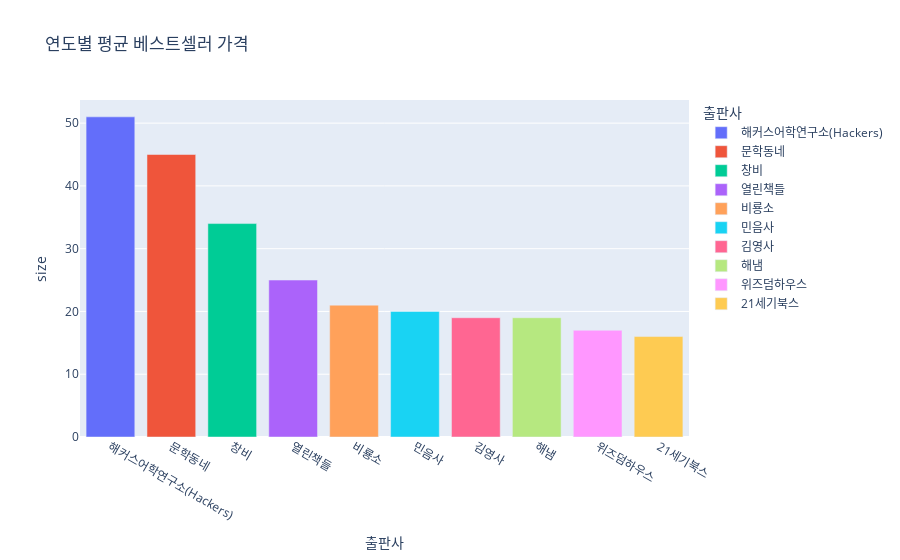

The notebook cell saved with this chart:
### Code cell
# df_query = df.query("장르 != '어린이'")
# df_query = df_query.query("장르 != '유아'")
# grouped_df= df.groupby(by=["연도"], as_index=False).mean()

# fig = px.line(grouped_df, x="연도", y="가격", title='연도별 평균 베스트셀러 가격')
# fig.show()

grouped_df= df.groupby(by=["출판사"], as_index=False,).size().reset_index().sort_values('size', ascending=False).head(10)

fig = px.bar(grouped_df, x="출판사", y="size", color="출판사", title='연도별 평균 베스트셀러 가격')
fig.show()

### Figure 1 — Plotly figure (JSON) as saved in the notebook; plotly's stock layout.template omitted (floating-point values rounded to 4 significant figures)
{"data": [{"alignmentgroup": "True", "hovertemplate": "출판사=%{x}<br>size=%{y}<extra></extra>", "legendgroup": "해커스어학연구소(Hackers)", "marker": {"color": "#636efa", "pattern": {"shape": ""}}, "name": "해커스어학연구소(Hackers)", "offsetgroup": "해커스어학연구소(Hackers)", "orientation": "v", "showlegend": true, "textposition": "auto", "type": "bar", "x": ["해커스어학연구소(Hackers)"], "xaxis": "x", "y": [51], "yaxis": "y"}, {"alignmentgroup": "True", "hovertemplate": "출판사=%{x}<br>size=%{y}<extra></extra>", "legendgroup": "문학동네", "marker": {"color": "#EF553B", "pattern": {"shape": ""}}, "name": "문학동네", "offsetgroup": "문학동네", "orientation": "v", "showlegend": true, "textposition": "auto", "type": "bar", "x": ["문학동네"], "xaxis": "x", "y": [45], "yaxis": "y"}, {"alignmentgroup": "True", "hovertemplate": "출판사=%{x}<br>size=%{y}<extra></extra>", "legendgroup": "창비", "marker": {"color": "#00cc96", "pattern": {"shape": ""}}, "name": "창비", "offsetgroup": "창비", "orientation": "v", "showlegend": true, "textposition": "auto", "type": "bar", "x": ["창비"], "xaxis": "x", "y": [34], "yaxis": "y"}, {"alignmentgroup": "True", "hovertemplate": "출판사=%{x}<br>size=%{y}<extra></extra>", "legendgroup": "열린책들", "marker": {"color": "#ab63fa", "pattern": {"shape": ""}}, "name": "열린책들", "offsetgroup": "열린책들", "orientation": "v", "showlegend": true, "textposition": "auto", "type": "bar", "x": ["열린책들"], "xaxis": "x", "y": [25], "yaxis": "y"}, {"alignmentgroup": "True", "hovertemplate": "출판사=%{x}<br>size=%{y}<extra></extra>", "legendgroup": "비룡소", "marker": {"color": "#FFA15A", "pattern": {"shape": ""}}, "name": "비룡소", "offsetgroup": "비룡소", "orientation": "v", "showlegend": true, "textposition": "auto", "type": "bar", "x": ["비룡소"], "xaxis": "x", "y": [21], "yaxis": "y"}, {"alignmentgroup": "True", "hovertemplate": "출판사=%{x}<br>size=%{y}<extra></extra>", "legendgroup": "민음사", "marker": {"color": "#19d3f3", "pattern": {"shape": ""}}, "name": "민음사", "offsetgroup": "민음사", "orientation": "v", "showlegend": true, "textposition": "auto", "type": "bar", "x": ["민음사"], "xaxis": "x", "y": [20], "yaxis": "y"}, {"alignmentgroup": "True", "hovertemplate": "출판사=%{x}<br>size=%{y}<extra></extra>", "legendgroup": "김영사", "marker": {"color": "#FF6692", "pattern": {"shape": ""}}, "name": "김영사", "offsetgroup": "김영사", "orientation": "v", "showlegend": true, "textposition": "auto", "type": "bar", "x": ["김영사"], "xaxis": "x", "y": [19], "yaxis": "y"}, {"alignmentgroup": "True", "hovertemplate": "출판사=%{x}<br>size=%{y}<extra></extra>", "legendgroup": "해냄", "marker": {"color": "#B6E880", "pattern": {"shape": ""}}, "name": "해냄", "offsetgroup": "해냄", "orientation": "v", "showlegend": true, "textposition": "auto", "type": "bar", "x": ["해냄"], "xaxis": "x", "y": [19], "yaxis": "y"}, {"alignmentgroup": "True", "hovertemplate": "출판사=%{x}<br>size=%{y}<extra></extra>", "legendgroup": "위즈덤하우스", "marker": {"color": "#FF97FF", "pattern": {"shape": ""}}, "name": "위즈덤하우스", "offsetgroup": "위즈덤하우스", "orientation": "v", "showlegend": true, "textposition": "auto", "type": "bar", "x": ["위즈덤하우스"], "xaxis": "x", "y": [17], "yaxis": "y"}, {"alignmentgroup": "True", "hovertemplate": "출판사=%{x}<br>size=%{y}<extra></extra>", "legendgroup": "21세기북스", "marker": {"color": "#FECB52", "pattern": {"shape": ""}}, "name": "21세기북스", "offsetgroup": "21세기북스", "orientation": "v", "showlegend": true, "textposition": "auto", "type": "bar", "x": ["21세기북스"], "xaxis": "x", "y": [16], "yaxis": "y"}], "layout": {"barmode": "relative", "legend": {"title": {"text": "출판사"}, "tracegroupgap": 0}, "title": {"text": "연도별 평균 베스트셀러 가격"}, "xaxis": {"anchor": "y", "categoryarray": ["해커스어학연구소(Hackers)", "문학동네", "창비", "열린책들", "비룡소", "민음사", "김영사", "해냄", "위즈덤하우스", "21세기북스"], "categoryorder": "array", "domain": [0, 1], "title": {"text": "출판사"}}, "yaxis": {"anchor": "x", "domain": [0, 1], "title": {"text": "size"}}}}
